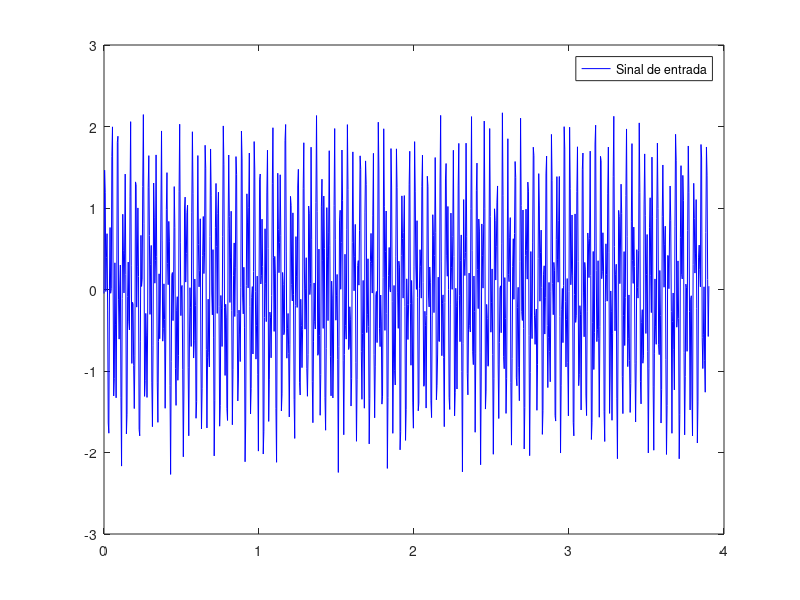

MATLAB code for this plot: (Note: this script raises an error after producing the figure.)
% clear all;
% close all;
% clc;

% % Abre a toolbox de projeto de filtros
% fdatool

fs = 256;                   % Frequência de amostragem
N = 1000;                   % Número de amostras
t = 0:(1/fs):(N-1)*(1/fs);  % Vetor de tempo

y = sin(2*pi*25*t) + sin(2*pi*60*t) + 0.2*randn(1, N); % Sinal de entrada (soma de senóides)

figure(2);
plot(t, y, 'b');
legend('Sinal de entrada');

freqz(SOS, 512, fs);         % Resposta em frequência do filtro
yfilt = filtfilt(SOS, G, y); % Filtragem do sinal de entrada

figure(3);
plot(t, y, 'b', t, yfilt, 'r');
legend('Sinal de entrada', 'Sinal filtrado');
